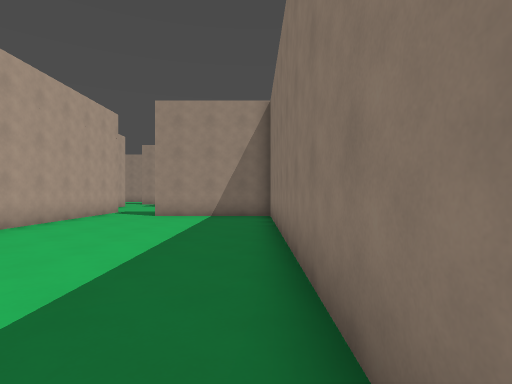
[1] (above)

16 first-person views from a walk through a 3-D level made in the Godot game engine. The camera is 1.5 m above the floor, looks level and sees 80° across. The floor is counted in squares, 1.8 m on a side. Each view is taken from the middle of a square. On the plan, view 1 faces up. The plan holds only what a view shows up to about 11 squares ahead; the rest is blank. The place goes on beyond the plan.

[2]
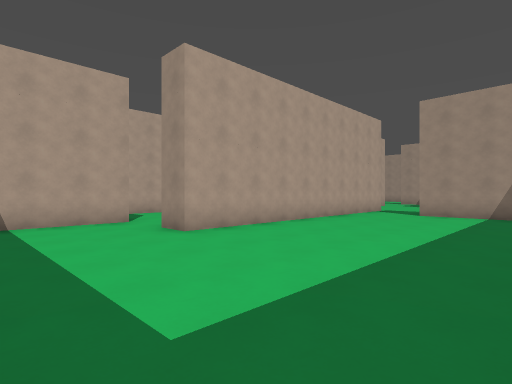

[3]
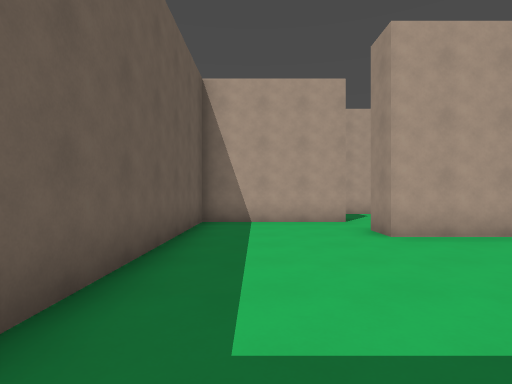

[4]
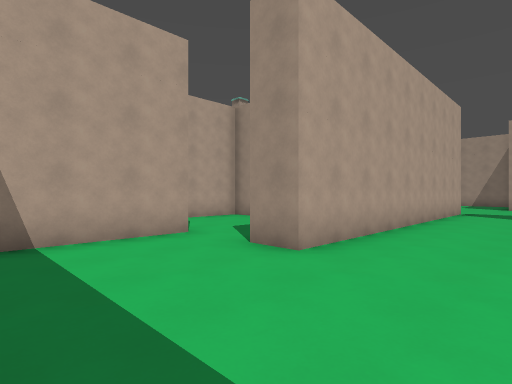

[5]
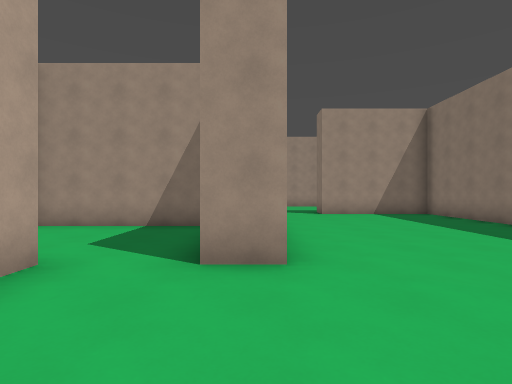

[6]
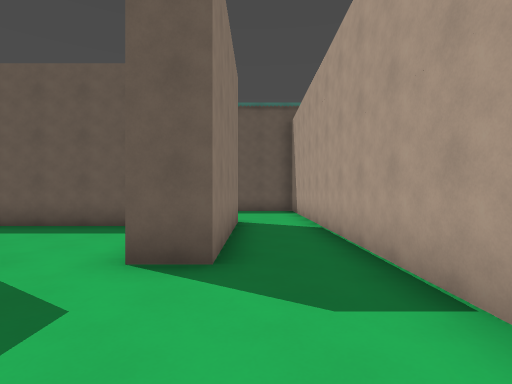

[7]
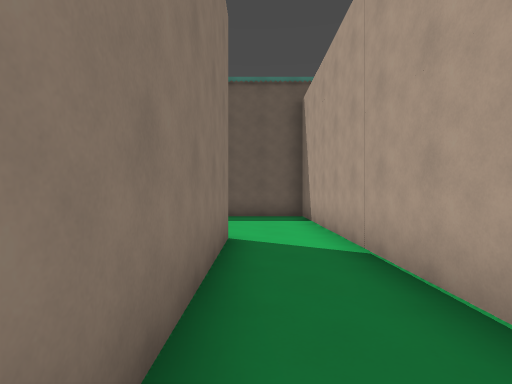

[8]
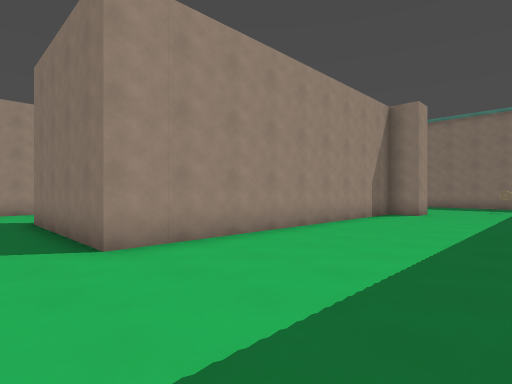

[9]
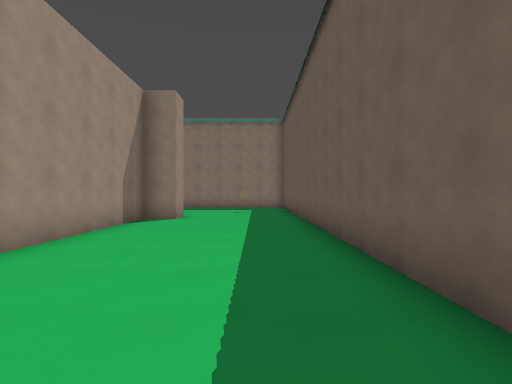

[10]
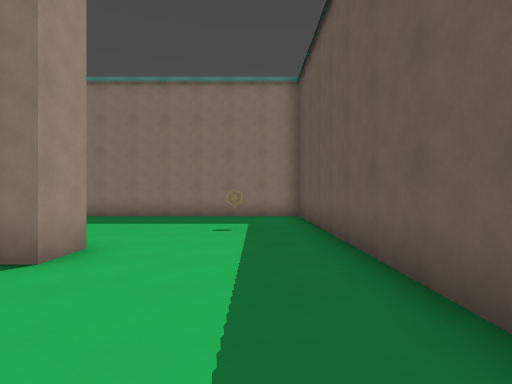

[11]
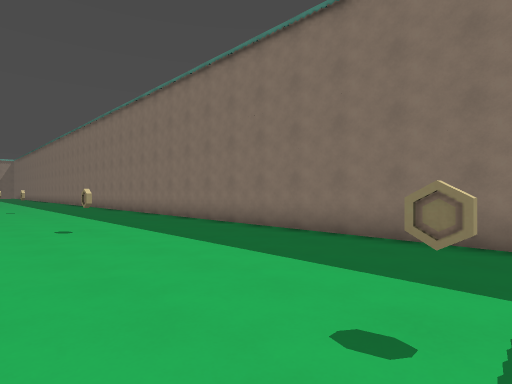

[12]
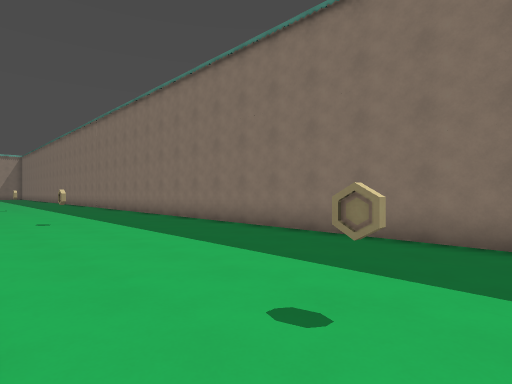

[13]
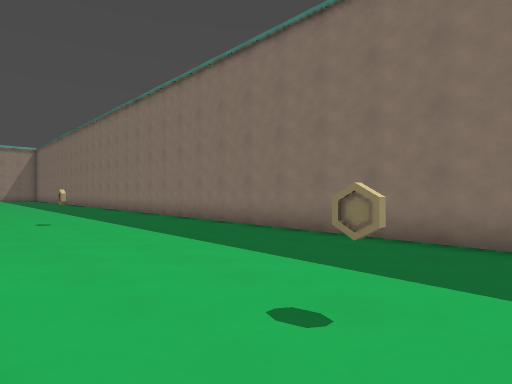

[14]
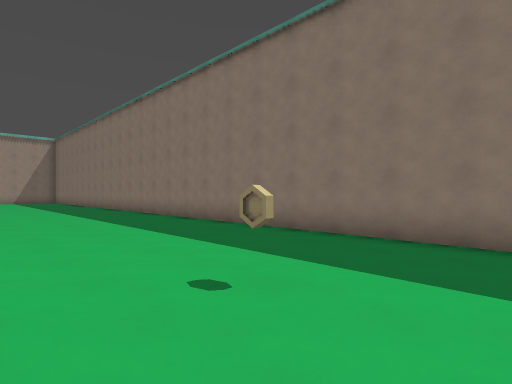

[15]
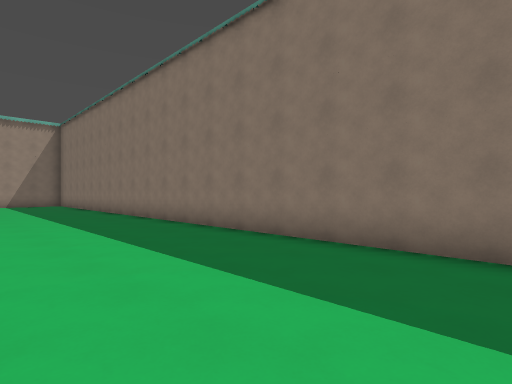

[16]
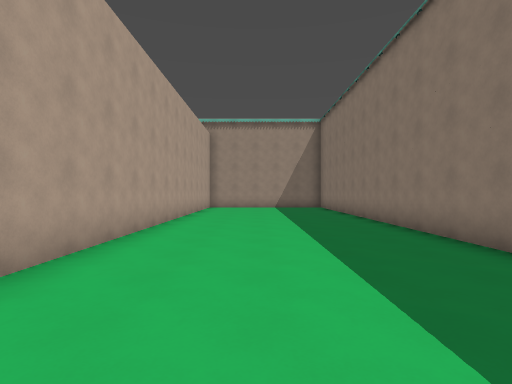

### Floor plan
Ten units are one square. View 1 is at (0, 0); x grows to the right and y downward. Boxes are objects, and circles mark ways between rooms. Rooms are numbered by the first view taken in them; rooms with no view inside come last. Other rooms are left out.
<svg viewBox="-121 -365 201 445">
<path fill="none" stroke="#000" d="M5 -5 5 -101M-85 -25 -85 15 -18 15M6 -106 -35 -106M-56 -120 -56 -25 -68 -25M-116 -60 -116 25M-74 -65 -114 -65M-95 25 -95 -25 -85 -25M15 35 5 35 5 25 -95 25M-116 25 -116 75 -90 75M-72 75 75 75 75 -360M15 -360 15 -279"/>
<rect x="35" y="45" width="10" height="10" fill="#bbb"><title>coin</title></rect>
<rect x="35" y="-15" width="10" height="10" fill="#bbb"><title>coin</title></rect>
<rect x="35" y="-95" width="10" height="10" fill="#bbb"><title>coin</title></rect>
<rect x="35" y="-175" width="10" height="10" fill="#bbb"><title>coin</title></rect>
<circle cx="-75" cy="-20" r="3" fill="#2a7"/>
<circle cx="-105" cy="30" r="3" fill="#2a7"/>
<text x="-30" y="-40">1</text>
<text x="-100" y="-30">2</text>
<text x="30" y="-130">3</text>
</svg>
Room 1 opens to room 2. Room 2 opens to room 3.

Where each view was taken, in squares from view 1:
view 1: 0 up, 0 right, facing up
view 2: 1 down, 0 right, facing up-left
view 3: 0 up, 0 right, facing left
view 4: 1 down, 3 left, facing up-left
view 5: 1 down, 6 left, facing up
view 6: 6 up, 10 left, facing down
view 7: 3 up, 10 left, facing down
view 8: 7 down, 11 left, facing up-right
view 9: 6 down, 9 left, facing right
view 10: 6 down, 3 left, facing right
view 11: 6 down, 2 right, facing up-right
view 12: 0 up, 2 right, facing up-right
view 13: 8 up, 2 right, facing up-right
view 14: 15 up, 2 right, facing up-right
view 15: 21 up, 3 right, facing up-right
view 16: 25 up, 4 right, facing up
